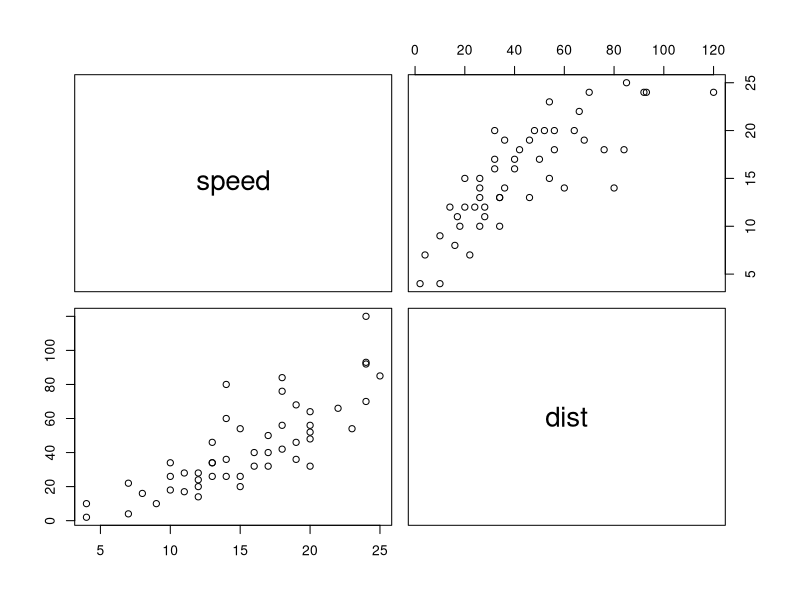

This chart was generated by the following R code:
## ---- chunk 1
library(knitr)
knitr::opts_chunk$set(fig.path = '../assets/img/2025-11-16-again-again/', fig.width = 6, fig.height = 4)
## ---- chunk 2
library(tidyverse)
pairs(cars)
## ---- chunk 3
library(tidyverse)
## ---- chunk 4
library(tidyverse)
## ---- chunk 5
library(tidyverse)
